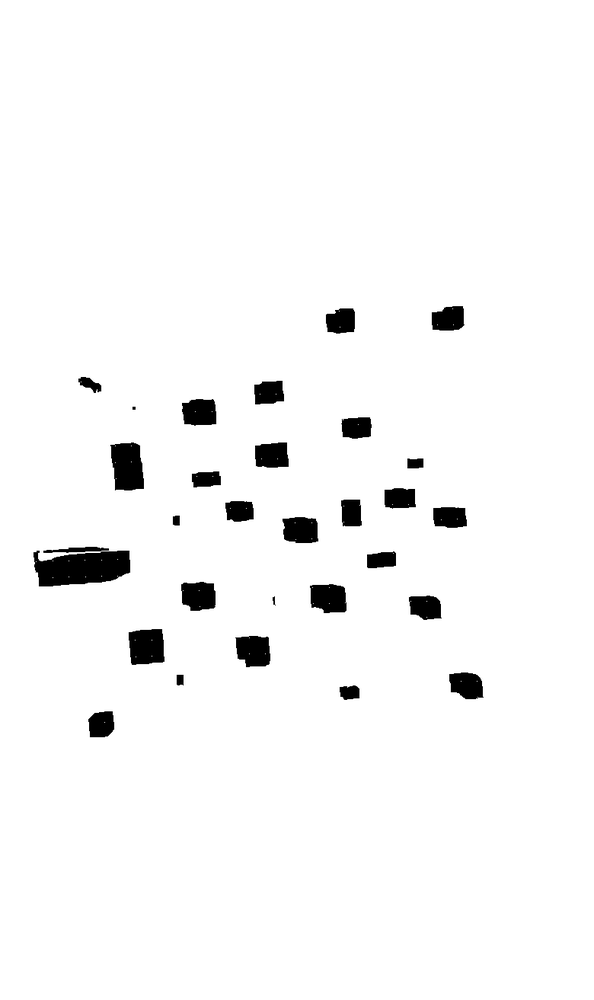
#> input picture files/map_images/map_0001_1771970261302923084.png, 594 x 1000 px, shrunk from 780 x 1313 before the run; its folder holds only this picture in this run
$ jupyter execute --allow-errors icp.ipynb
#> lines starting #> are read from the running program, lines starting #| are printed output that depends on the picture; after the words box and inside, x2 and y2 are one past the last pixel; in counts of white or black regions, pixels touching at a corner belong together; long printed decimals are rounded
[cell 1]
import numpy as np
import pandas as pd
import matplotlib.pyplot as plt
from scipy.spatial import KDTree
import cv2
import logging
from math import cos, sin, atan2, sqrt
import os

[cell 2]
scan = pd.read_csv("files/scan.csv")
#> (reads files/scan.csv from the repository)
print(scan.head())

[cell 3]
odom = pd.read_csv("files/odom.csv")
#> (reads files/odom.csv from the repository)
print(odom.head())

[cell 4]
tf = pd.read_csv("files/tf.csv")
#> (reads files/tf.csv from the repository)
tf = tf[(tf["child"] == "robot1/base_link") & (tf["parent"] == "robot1/odom")]
print(tf.head())

#> (a cell that did not finish here is left out)

#> (a cell that did not finish here is left out)

[cell 7]
def get_scan_for_odom(t_ns):
    # find the closest scan in scan
    idx = (np.abs(scan["t_ns"] - t_ns)).argmin()
    print(f"Closest scan has a delta of {(scan['t_ns'][idx] - t_ns) / 1e9} seconds")
    return scan.iloc[idx]

[cell 8]
def get_obstacles_for_odom(t_ns):
    # find the closest obstacles in obstacles
    idx = (np.abs(obstacles["t_ns"] - t_ns)).argmin()
    print(f"Closest obstacles has a delta of {(obstacles['t_ns'][idx] - t_ns) / 1e9} seconds")
    return obstacles[obstacles["t_ns"] == obstacles["t_ns"][idx]]

#> (a cell that did not finish here is left out)


[cell 10]
map_info = pd.read_csv("files/map_info.csv")
#> (reads files/map_info.csv from the repository)
print(map_info.head())

[cell 11]
def get_odom(t_ns):
    match_odom = odom[odom["t_ns"] == t_ns]
    x = float(match_odom["x"].values[0])
    y = float(match_odom["y"].values[0])
    theta = float(match_odom["yaw"].values[0])
    return x,y,theta

[cell 12]
def get_odom_transform(x, y, theta):
    R = np.array([[np.cos(theta), -np.sin(theta)],
                  [np.sin(theta),  np.cos(theta)]], dtype=float)
    t = np.array([x, y-4], dtype=float)
    return R, t

[cell 13]
def get_point_from_scan(t_ns):
    match_scan = get_scan_for_odom(t_ns)
    points = []
    angle = match_scan["angle_min"]

    # loop on match_scan columns starting from the 4th column and compute the x and y coordinates of the points in the scan and store them in a list
    for r in match_scan[3:].values:
        if np.isnan(r) or np.isinf(r):
            angle += match_scan["angle_inc"]
            continue

        x = r * cos(angle)
        y = r* sin(angle)

        points.append([x,y])

        angle += match_scan["angle_inc"]

    return (np.array(points))

[cell 14]
def compute_transformation(P, Q):
        p_mean = np.mean(P,axis=0)
        q_mean = np.mean(Q, axis=0)

        P_centered = P - p_mean
        Q_centered = Q - q_mean

        H = P_centered.T @ Q_centered

        U, _, Vt = np.linalg.svd(H)
        V = Vt.T

        R = V @ U.T
        if np.linalg.det(R) < 0:
            S = np.diag([1, -1])
            R = V @ S @ U.T

        t = q_mean - R @ p_mean

        return R, t

[cell 15]
def get_map_obstacles_for_odom(t_ns):

    image_files = os.listdir("files/map_images")
    t_ns_list = []
    for image_file in image_files:
        t = int(image_file.split("_")[2].split(".")[0])
        # store t_ns and corresponding image file in a list of tuples
        t_ns_list.append({'t':t, 'image_file': image_file})

    idx = (np.abs(np.array([d['t'] for d in t_ns_list]) - t_ns)).argmin()
    print(f"Closest map is {t_ns_list[idx]['image_file']} has a delta of {(t_ns_list[idx]['t'] - t_ns) / 1e9} seconds")
    map = cv2.imread(f"files/map_images/{t_ns_list[idx]['image_file']}",cv2.IMREAD_GRAYSCALE)
    _, bw = cv2.threshold(map, 200, 255, cv2.THRESH_BINARY_INV)

    # (optional) clean tiny noise
    kernel = np.ones((3, 3), np.uint8)
    bw = cv2.morphologyEx(bw, cv2.MORPH_OPEN, kernel, iterations=1)

    contours, _ = cv2.findContours(bw, cv2.RETR_EXTERNAL, cv2.CHAIN_APPROX_SIMPLE)

    # white canvas
    out = np.full_like(map, 255)

    # draw ALL contours
    cv2.drawContours(out, contours, -1, 0, thickness=1)

    resolution = map_info[map_info['t_ns'] == t_ns_list[idx]['t']]['resolution'].values[0]
    origin_x = map_info[map_info['t_ns'] == t_ns_list[idx]['t']]['origin_x'].values[0]
    origin_y = map_info[map_info['t_ns'] == t_ns_list[idx]['t']]['origin_y'].values[0]
    points = []

    # get x and y of none black pixels in out and convert them to world coordinates
    for i in range(out.shape[0]):
        for j in range(out.shape[1]):
            if out[i][j] != 255:  # if pixel is not white (i.e., is black)
                x = origin_x + j * resolution
                y = origin_y + (out.shape[0]-i-1) * resolution
                points.append([x,y])

    return np.array(points)

[cell 16]
get_map_obstacles_for_odom(1771970261302923084)
#> in get_map_obstacles_for_odom, map is the input picture: shape (1000, 594); min 0, max 255, mean 247
#> in get_map_obstacles_for_odom, `_, bw = cv2.threshold(map, 200, 255, cv2.THRESH_BINARY_INV)`:
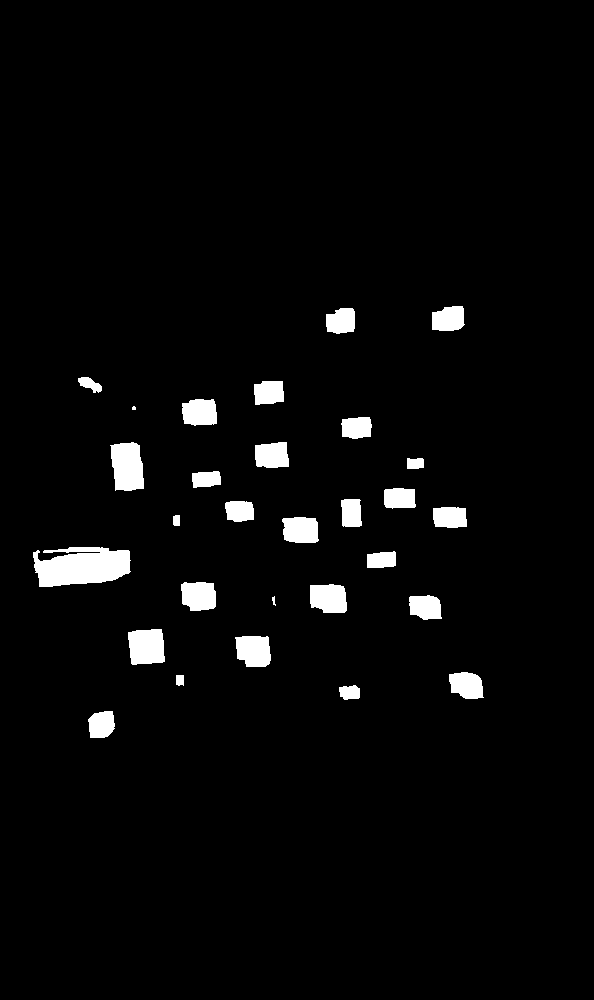
#> bw: shape (1000, 594); 3.3% white; 29 white regions (1 under 20 px), largest, box (x1, y1, x2, y2) and area: (33, 547, 131, 587) 3008, (110, 442, 144, 491) 1365, (128, 629, 165, 665) 1162
#> in get_map_obstacles_for_odom, `bw = cv2.morphologyEx(bw, cv2.MORPH_OPEN, kernel, iterations=1)`: bw: shape (1000, 594); 3.2% white; 30 white regions (2 under 20 px)
#> in get_map_obstacles_for_odom, `contours, _ = cv2.findContours(bw, cv2.RETR_EXTERNAL, cv2.CHAIN_APPROX..`: contours = 30 contours, 3 with area under 20; largest, box (x1, y1, x2, y2) and area: (33, 547, 130, 587) 2787, (111, 442, 144, 491) 1290, (128, 629, 165, 665) 1096, (236, 636, 271, 667) 891, (310, 584, 347, 613) 883
#> in get_map_obstacles_for_odom, `cv2.drawContours(out, contours, -1, 0, thickness=1)`:
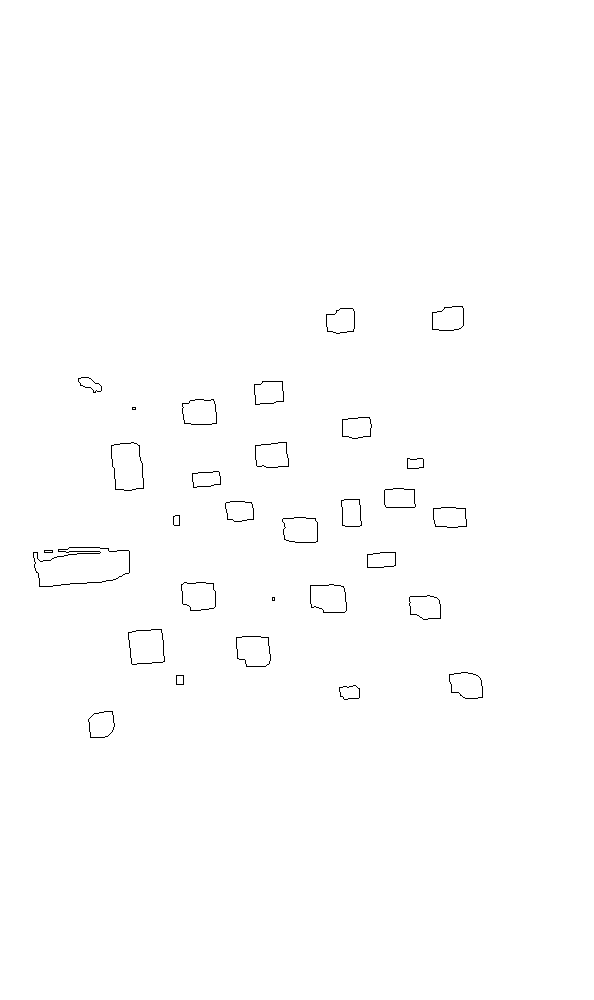
#> out: shape (1000, 594); 99.5% white; black in thin lines or dots, all inside (x1, y1, x2, y2) = (33, 306, 483, 738)

[cell 17]
map = get_map_obstacles_for_odom(1771970261302923084)
#| Closest map is map_0001_1771970261302923084.png has a delta of 0.0 seconds
# plot image of map and points of obstacles
plt.scatter(map[:,0], map[:,1], c="red", label="Obstacles")
plt.xlabel("X")
plt.ylabel("Y")
plt.grid()
plt.show()
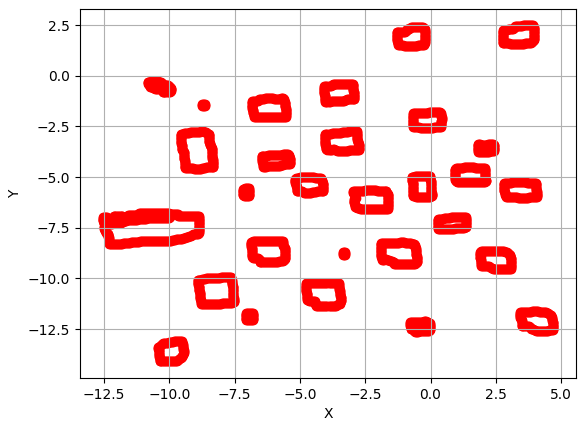
#> figure drawn by matplotlib, 1 panel

[cell 18]
height = map_info[map_info['t_ns'] == 1771970261302923084]['height'].values[0]
print(height)

[cell 19]
def icp_pose(source, target,R_od,t_od, max_iterations=50, plot=False):

    R_total = np.eye(2)
    t_total = np.zeros(2)
    src = (R_od @ source.T).T + t_od

    tree = KDTree(target)

    mean_error = float("inf")
    for i in range(max_iterations):

        distances, indices = tree.query(src)
        valid_mask = distances < 2
        src_matched = src[valid_mask]
        target_matched = target[indices[valid_mask]]

        R,t = compute_transformation(src_matched, target_matched)
        src = (R @ src.T).T + t

        prev_mean_error = mean_error

        # Recompute error AFTER applying the update
        distances2, indices2 = tree.query(src)
        valid_mask2 = distances2 < 2
        if np.count_nonzero(valid_mask2) == 0:
            print("No valid matches after update, stopping.")
            break


        mean_error = float(np.mean(distances2[valid_mask2]))

        if mean_error > prev_mean_error:
            break

        R_total = R @ R_total
        t_total = R @ t_total + t

        R_icp = R_total @ R_od
        t_icp = R_total @ t_od + t_total


        x_icp = t_icp[0]
        y_icp = t_icp[1]
        theta_icp = atan2(R_icp[1,0], R_icp[0,0])
        if i==0:
            # store initial icp pose and source for later plotting
            x_icp_initial = x_icp
            y_icp_initial = y_icp
            theta_icp_initial = theta_icp
            source_initial = src.copy()
            mean_error_initial = mean_error

    print(f'mean_error: {mean_error} after {i} iterations')

    if plot ==True:

        # plot side by side initial and final sources and poses
        plt.figure(figsize=(10,5))
        plt.subplot(1,2,1)
        plt.arrow(x_icp_initial, y_icp_initial, 0.5*np.cos(theta_icp_initial), 0.5*np.sin(theta_icp_initial), head_width=0.2, head_length=0.2, fc='green', ec='green')
        plt.scatter(x_icp_initial, y_icp_initial, c="green", label="ICP Initial Position", s=30)
        plt.arrow(t_od[0], t_od[1], 0.5*np.cos(atan2(R_od[1,0], R_od[0,0])), 0.5*np.sin(atan2(R_od[1,0], R_od[0,0])), head_width=0.2, head_length=0.2, fc='blue', ec='blue')
        plt.scatter(t_od[0], t_od[1], c="blue", label="Odom Position", s=30)
        plt.scatter(target[:,0], target[:,1], c="black", label="Map Obstacles", s=0.3)
        plt.scatter(source_initial[:,0], source_initial[:,1], c="red", label="Initial Scan Points", s=1)
        plt.title(f"Initial iteration: ICP and Odometry Positions,\n mean error: {mean_error_initial:.4f}")
        plt.xlabel("X")
        plt.ylabel("Y")
        plt.legend()
        plt.grid()

        plt.subplot(1,2,2)
            # plot icp pose as a blue arrow
        plt.arrow(x_icp, y_icp, 0.5*np.cos(theta_icp), 0.5*np.sin(theta_icp), head_width=0.2, head_length=0.2, fc='green', ec='green')
        plt.scatter(x_icp, y_icp, c="green", label="ICP Final Position", s=30)
        plt.arrow(t_od[0], t_od[1], 0.5*np.cos(atan2(R_od[1,0], R_od[0,0])), 0.5*np.sin(atan2(R_od[1,0], R_od[0,0])), head_width=0.2, head_length=0.2, fc='blue', ec='blue')
        plt.scatter(t_od[0], t_od[1], c="blue", label="Odom Position", s=30)
        plt.scatter(target[:,0], target[:,1], c="black", label="Map Obstacles", s=0.3)
        plt.scatter(src[:,0], src[:,1], c="red", label="Scan Points", s=1)
        plt.xlabel("X")
        plt.ylabel("Y")
        plt.title(f"Final Iteration {i}: ICP and Odometry Positions,\n mean error: {mean_error:.4f}")
        plt.legend()
        plt.grid()
        plt.show()

    return {"x": x_icp, "y": y_icp, "theta": theta_icp, "mean_error": mean_error, "initial_x": x_icp_initial, "initial_y": y_icp_initial, "initial_theta": theta_icp_initial, "mean_error_initial": mean_error_initial, "odom_x": t_od[0], "odom_y": t_od[1], "odom_theta": atan2(R_od[1,0], R_od[0,0])}

[cell 20]
icp_results=[]
for t_ns in odom["t_ns"].values:
    target = get_map_obstacles_for_odom(t_ns)
    source = get_point_from_scan(t_ns)
    x_od,y_od,theta_od = get_odom(t_ns)
    R_od, t_od = get_odom_transform(x_od, y_od, theta_od)
    icp_result = icp_pose(source, target,R_od,t_od)
#| mean_error: 0.2303 after 18 iterations
    icp_results.append(icp_result)
    print(f"Odometry pose in world: x={t_od[0]}, y={t_od[1]}, theta={atan2(R_od[1,0], R_od[0,0])}")
    print(f"ICP pose in world: x={icp_result['x']}, y={icp_result['y']}, theta={icp_result['theta']}")
#| ICP pose in world: x=-1.207, y=-4.712, theta=-0.03134
icp_result_df = pd.DataFrame(icp_results)
icp_result_df.to_csv("icp_results.csv", index=False)
